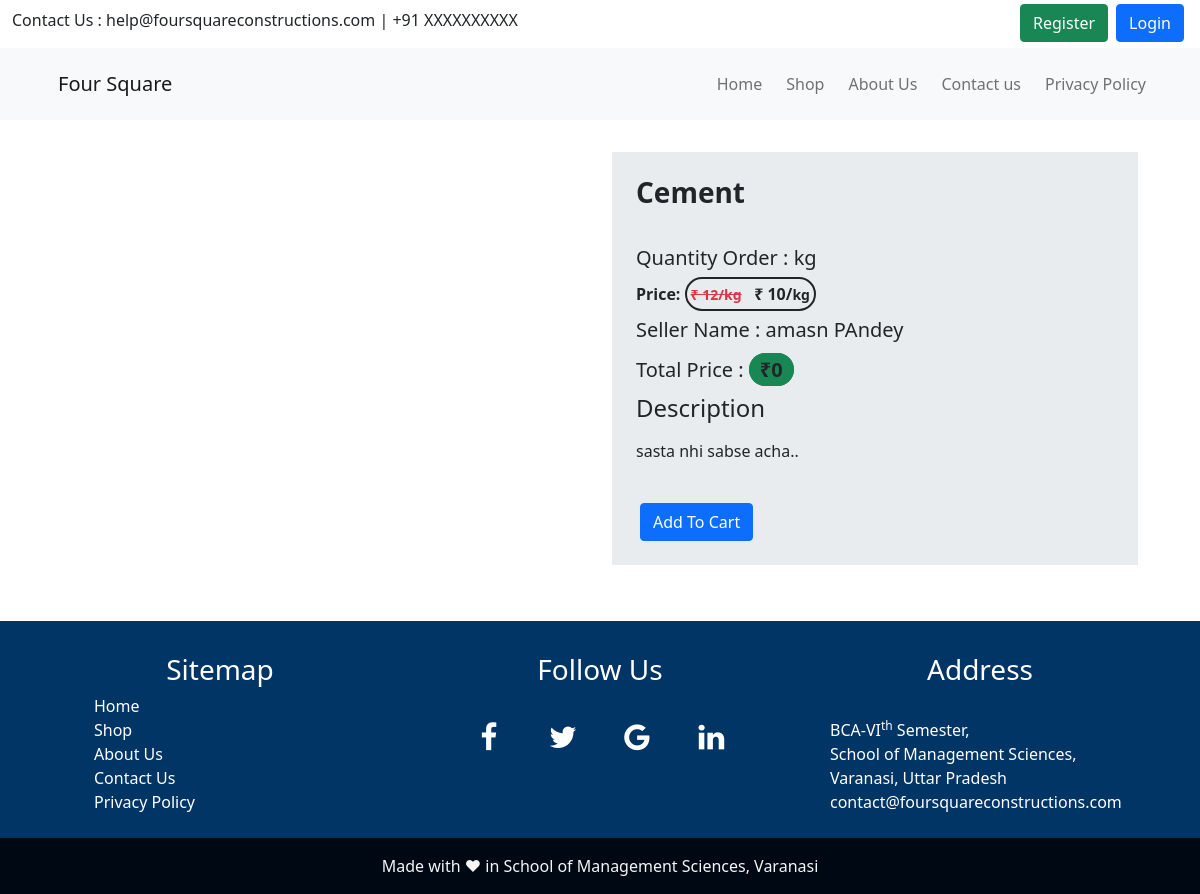
/productdetails.php?pr_id=16, run on the app's committed database.
### tables this page shows
CREATE TABLE `products` (
  `pr_id` int(11) NOT NULL,
  `pr_name` varchar(255) NOT NULL,
  `pr_desc` varchar(255) NOT NULL,
  `pr_img` text NOT NULL,
  `pr_origionalprice` int(11) NOT NULL,
  `pr_sellingprice` int(11) NOT NULL,
  `pr_quantity` int(11) NOT NULL,
  `pr_unit` varchar(255) NOT NULL,
  `pr_brand` varchar(255) NOT NULL,
  `se_id` int(11) NOT NULL,
  `cat_id` int(11) NOT NULL
);

CREATE TABLE `seller` (
  `se_id` int(11) NOT NULL,
  `se_fname` varchar(255) NOT NULL,
  `se_lname` varchar(255) NOT NULL,
  `se_email` varchar(255) NOT NULL,
  `se_password` varchar(255) NOT NULL,
  `se_img` text NOT NULL,
  `se_number` varchar(11) NOT NULL,
  `se_address` varchar(255) NOT NULL
);

### productdetails.php (the view, shortened to what this page needs)
<?php require("components/header.inc.php");
include('./dbconnection.php'); ?>
</head>
<body>
    <?php require("components/navbar.inc.php");
    ?>
    <section class="mt-4 mb-5">
        <div class="container">
            <?php
                if(isset($_REQUEST['pr_id']))
                {
                    $pr_id=$_REQUEST['pr_id'];
                    $sql = "SELECT * FROM products join seller ON products.se_id = seller.se_id WHERE products.pr_id ='$pr_id'";
                    $result = $conn->query($sql);
                    $row=$result->fetch_assoc();
                }
                ?>
            <div class="row my-2 mx-2 py-2 row-eq-height align-items-center">
                <div class="col-lg-6">
                    <div class="product-image">
                    </div>
                </div>
                <div class="col-lg-6">
                    <div class="" style="background-color:#e9ecef;">
                        <form action="insertCart.php" method="POST">
                        <div class="mx-4">
                            <p class="h3 text-underline fw-bold py-4 "><?php echo $row['pr_name'];?></p>
                        </div>
                        <div class="mx-4">
                            <p class="h5 py-1 mt-1">Quantity Order : <?php echo $_REQUEST['quantity']." ".$row['pr_unit'];?></p>
                        </div>
                        <div class="mx-4">
                            <span class="fw-bold">Price:</span>
                            <span class="border border-dark rounded-pill border-2 p-1">
                                <p class="card-text d-inline">
                                    <small><del class="text-danger fw-bold">&#8377; <?php echo $row['pr_origionalprice']; ?>/<?php echo $row['pr_unit']; ?></del></small>
                                    <strong>&#8377; <?php echo $row['pr_sellingprice']; ?>/<small><?php echo $row['pr_unit']; ?></small></strong>
                                </p>
                            </span>
                        </div>
                        <div class="mx-4">
                            <p class="h5 py-1 my-2">Seller Name : <?php echo $row['se_fname'].' '.$row['se_lname'] ; ?></p>
                        </div>
                        <div class="mx-4">
                            <?php $totalPrice = $_REQUEST['quantity']*$row['pr_sellingprice']; ?>
                            <p class="h5 py-1 mt-1">Total Price :&nbsp;<span class="fw-bold border border-success border-3 rounded-pill px-2 bg-success ">&#8377;<?php echo $totalPrice ?></span></p>
                        </div>
                        <div class="mx-4 mt-1">
                            <p class="h7">
                            <strong class="h4 ">Description</strong>
                            <p><?php echo $row['pr_desc']; ?></p>
                            </p>
                        </div>
                        <div class="row mx-3 py-3">
                            <div class="col-sm-4 my-2">
                            <?php if(isset(($_SESSION['is_login'])) && (isset($_SESSION['buyerEmail'])))
                            {?>
                            <button type="submit" name="addcart" class="btn btn-primary">Add To Cart</button>
                            <?php } else{?>
                                <button type="button" class="btn btn-primary" data-bs-toggle="modal" data-bs-target="#loginModal">Add To Cart</button>
                                <?php }?>
                            </div>
                            <div class="col-sm-4 my-2">
                            </div>
                        </div>
                    </form>
                  </div>
                </div>
            </div>
        </div>
    </section>
    <?php include('components/footer.inc.php'); ?>
</body>
</html>

### data on the page
products: pr_name "Cement", pr_unit "kg", pr_origionalprice "12", pr_sellingprice "10", se.se_fname "amasn", se.se_lname "PAndey", pr_sellingprice "0", pr_desc "sasta nhi sabse acha.."
